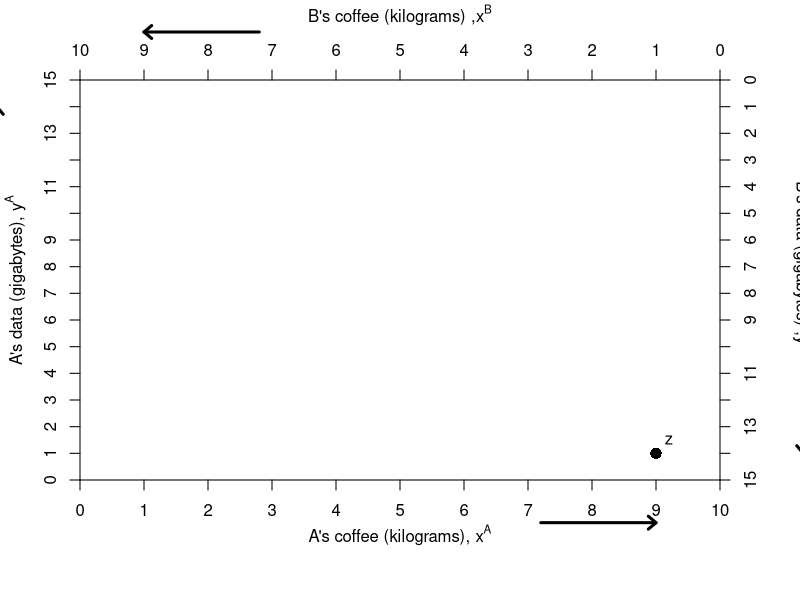

Here is the R script that generated this plot:
require(shape)
pdf(file = "bfh-textbook/property/property_fig4.3a.pdf", width = 9, height = 7)

#Set parameters for graphics
axislabelsize <- 1


#COL <- c("#1B9E77", "#D95F02", "#7570B3", "#E7298A", "#66A61E", "#E6AB02", "#A6761D", "#666666")
#COL <- c("#7fc97f", "#beaed4", "#fdc086", "#ffff99")
COLA <- c("#99d8c9","#66c2a4","#41ae76", "#238b45", "#005824")
par(mar =  c(6, 4, 4, 4))
xlims <- c(0, 10)
ylims <- c(0, 15)
xlims2 <- c(10, 0)
ylims2 <- c(15, 0)

plot(0, 0, xlim = xlims, ylim = ylims, type = "n",
     xlab = expression(paste("A's coffee (kilograms), ", x^A)),
     ylab = expression(paste("A's data (gigabytes), ", y^A)), 
     line = 2.5,
     xaxt = "n", 
     yaxt = "n", 
     cex.lab = axislabelsize, 
     bty = "n",
     xaxs="i", 
     yaxs="i")


npts <- 500 
npts2 <- 501
#Specify the sequences of points for graphing. 
xx1 <- seq(xlims[1], xlims[2], length.out = npts)
#xx2 <- seq(xlims[1], xlims[2], length.out = npts)
#xx3 <- seq(xlims[1], xlims[2], length.out = npts2)
#xx4 <- seq(xlims[1], 10, length.out = npts2)


#Customize ticks and labels for the plot
ticksy <- seq(from = 0, to = 15, by = 1)
ylabels <- seq(from = 0, to = 15, by = 1)
ticksx <- seq(from = 0, to = 10, by = 1)
xlabels <- seq(from = 0, to = 10, by = 1)
axis(1, at = ticksx, pos = 0, labels = xlabels)
axis(2, at = ticksy, pos = 0, labels = ylabels, las = 0)

#Add arrows:
arrows(-1.3, 10, -1.3, 14, xpd = TRUE, length=0.1,angle=40,lwd=3)
arrows(7.2, -1.6, 9, -1.6, xpd = TRUE, length=0.1,angle=40,lwd=3)


#Set up second axes and labels

par(new = TRUE)
#par(mar =  c(6, 4, 4, 4))

xlims2 <- c(10, 0)
ylims2 <- c(15, 0)

plot(0, 0, xlim = xlims2, ylim = ylims2, type = "n",
     xlab = expression(paste("")),
     ylab = expression(paste("")),
     xaxt = "n", 
     yaxt = "n", 
     cex.lab = 1.3, 
     bty = "n",
     xaxs="i", 
     yaxs="i")

axis(side = 3, at = ticksx, pos = 0, labels = xlabels)
axis(side = 4, at = ticksy, pos = 0, labels = ylabels, las = 0)
#axis(side=3, at = xlims2, pos = 0))
mtext(expression(paste("B's coffee (kilograms) ,",x^B )), side=3, line = 2.5, cex = axislabelsize)
#axis(side = 4, at = ylims2, pos = 0)
text(-1.3, 7, expression(paste("B's data (gigabytes) ,",y^B )), xpd = TRUE, cex = axislabelsize, srt = 270) 

#Add arrows:
arrows(-1.3, 10, -1.3, 14, xpd = TRUE, length=0.1,angle=40,lwd=3)
arrows(7.2, -1.8, 9, -1.8, xpd = TRUE, length=0.1,angle=40,lwd=3)

COLB <- c("#fc9272", "#fb6a4a", "#ef3b2c","#cb181d", "#99000d")

#Add a point for the initial endowment
points(1, 14, pch = 16, col = "black", cex = 1.5)

#Annotating B's endowment
text(.8, 13.5, expression(z))

dev.off()
